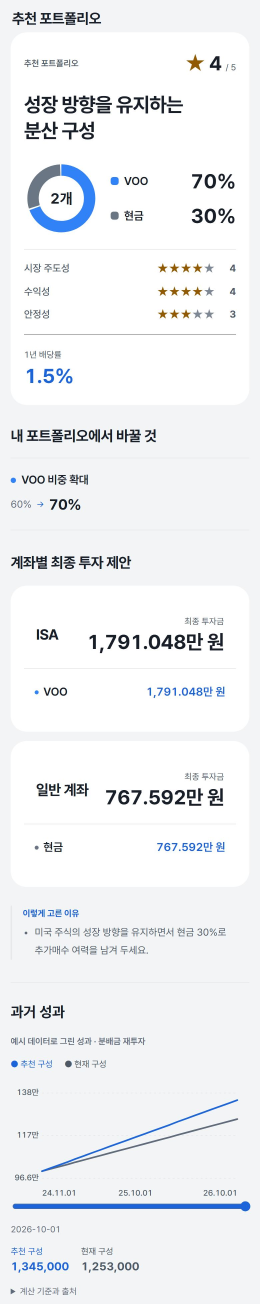
#> input picture apps/etforca/portfolio-ui/src/example-report.jpg, 780 x 3910 px (shown at 1/3 size)
$ python -i side_by_side.py   (imports and definitions only)
#> lines starting #> are read from the running program, lines starting #| are printed output that depends on the picture
#> further down, picture is the input picture: PIL image 780x3910 RGB; mean R, G, B 239.2, 240.8, 243.3
"""디자인 정본 화면과 앱 화면을 같은 높이로 나란히 놓는다. 사람이 "정본과 같은가"를 한눈에 판단하게 한다.

사용: python3 side_by_side.py <정본 스크린샷> <앱 스크린샷> <결과.png>
정본 스크린샷은 design/app-v188-v3.dc.html 을 브라우저로 연 화면이다. 회색 배경을 잘라 휴대폰 틀만 남긴다.
"""
import sys

from PIL import Image, ImageChops, ImageDraw


def phone(im):
    im = im.convert("RGB")
    bg = Image.new("RGB", im.size, im.getpixel((5, 5)))
    box = ImageChops.difference(im, bg).convert("L").point(lambda v: 255 if v > 12 else 0).getbbox()
#> box = (32, 32, 752, 3887)
    return im.crop(box) if box else im
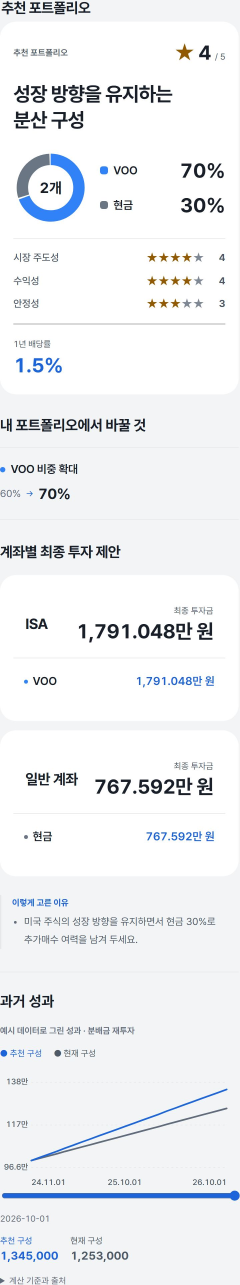
#> returned value: PIL image 720x3855 RGB (shown at 1/3 size); mean R, G, B 238.8, 240.5, 243.1


def main(design, app, out):
    d, a = phone(Image.open(design)), Image.open(app).convert("RGB")
    h = 1200
    d = d.resize((round(d.width * h / d.height), h)); a = a.resize((round(a.width * h / a.height), h))
    pair = Image.new("RGB", (d.width + a.width + 60, h + 50), "white")
    pair.paste(d, (20, 40)); pair.paste(a, (d.width + 40, 40))
    draw = ImageDraw.Draw(pair)
    draw.text((20, 12), "design", fill="black"); draw.text((d.width + 40, 12), "app", fill="black")
    pair.save(out)
    print("SIDE_BY_SIDE", out)


# [2 lines not run here, left out]

>>> from PIL import Image
>>> picture = Image.open('../../../../apps/etforca/portfolio-ui/src/example-report.jpg')
>>> result = phone(picture)
